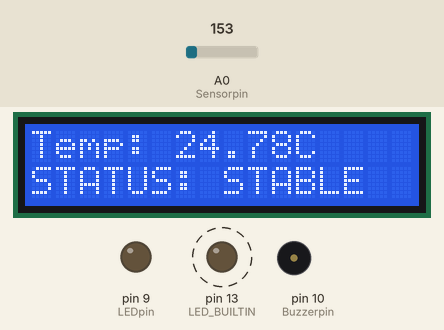
This sketch was run on a simulated Arduino Uno, built with avr-gcc and run on an emulated ATmega328P. Shown: 16×2 character LCD, output pins drawn as LEDs (lit = HIGH), buzzer (waves = sounding). Dashed ring = blinking. The inputs (shaded band) are chosen by the test bench; at power-on: A0 (Sensorpin) = 153.

Above: at 2.7 s.
2.8 s: A0 (Sensorpin) set to 178
At 3.8 s:
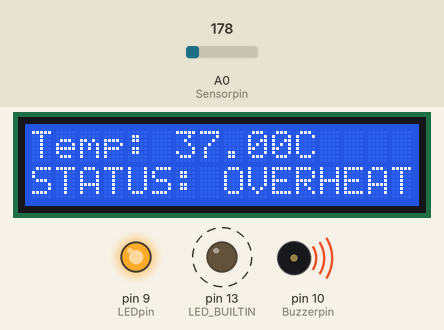
5.4 s: A0 (Sensorpin) set to 133
At 6.9 s:
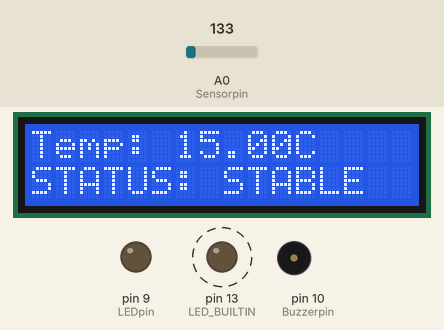
8.6 s: A0 (Sensorpin) set to 114
At 9.9 s:
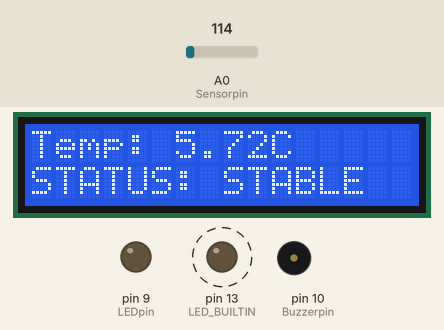
Timing chart, 0 to 16.4 s (numbered marks = the images above; inputs shaded):
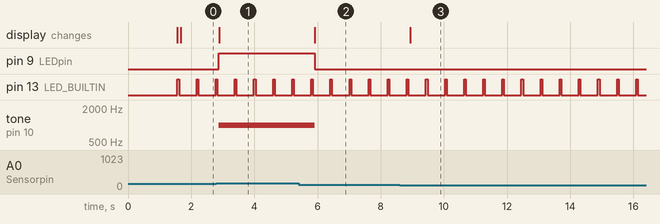

The sketch:

environment_monitor1.ino
```cpp
#include <LiquidCrystal.h>
LiquidCrystal lcd(7,6,5,4,3,2);
const int Sensorpin=A0;
const int LEDpin=9;
const int Buzzerpin=10;

const float TempSafety=30.0;

void setup()
{
  pinMode(LEDpin,OUTPUT);
  pinMode(Buzzerpin,OUTPUT);
  pinMode(LED_BUILTIN, OUTPUT);

  lcd.begin(16,2);
  lcd.print("HAB-TELEMETRY ON");
  delay(1500);
  lcd.clear();
}

void loop()
{
  digitalWrite(LED_BUILTIN, HIGH);
  delay(50);
  digitalWrite(LED_BUILTIN, LOW);
  delay(50);

  // 1. Read the raw analog value (0 to 1023)
  int rawvalue = analogRead(Sensorpin);

  // 2. Convert to voltage (0V - 5V)
  float voltage = (rawvalue / 1023.0) * 5.0;

  // 3. CORRECT TMP36 FORMULA: Subtract 0.5V offset, then multiply by 100
  float temperatureC = (voltage - 0.5) * 100.0;

  lcd.setCursor(0,0);
  lcd.print("Temp: ");
  lcd.print(temperatureC);
  lcd.print("C    ");

  if(temperatureC>TempSafety){
    digitalWrite(LEDpin,HIGH);
    tone(Buzzerpin,1000);
     lcd.setCursor(0,1);
    lcd.print("STATUS: OVERHEAT!");
  }
  else{
    digitalWrite(LEDpin,LOW);
    noTone(Buzzerpin);
     lcd.setCursor(0,1);
    lcd.print("STATUS: STABLE   ");
  }
  delay(500);
}
```

Measured:
- the behaviour switches between 163 and 164 on A0 (Sensorpin) (found by bisection; images 0 and 1)
- after the input at 2.8 s, pin 9 (LEDpin): LOW → HIGH after 0.08 s; tone on pin 10 (Buzzerpin): silent → 1000 Hz after 0.08 s; the display: changes after 0.08 s (image 1)
- after the input at 5.4 s, pin 9 (LEDpin): HIGH → LOW after 0.51 s; tone on pin 10 (Buzzerpin): 1000 Hz → silent after 0.51 s; the display: changes after 0.51 s (image 2)
- after the input at 8.6 s, the display: changes after 0.33 s (image 3)
- by itself, pin 13 (LED_BUILTIN): alternates HIGH for 0.05 s and LOW for 0.55 s
